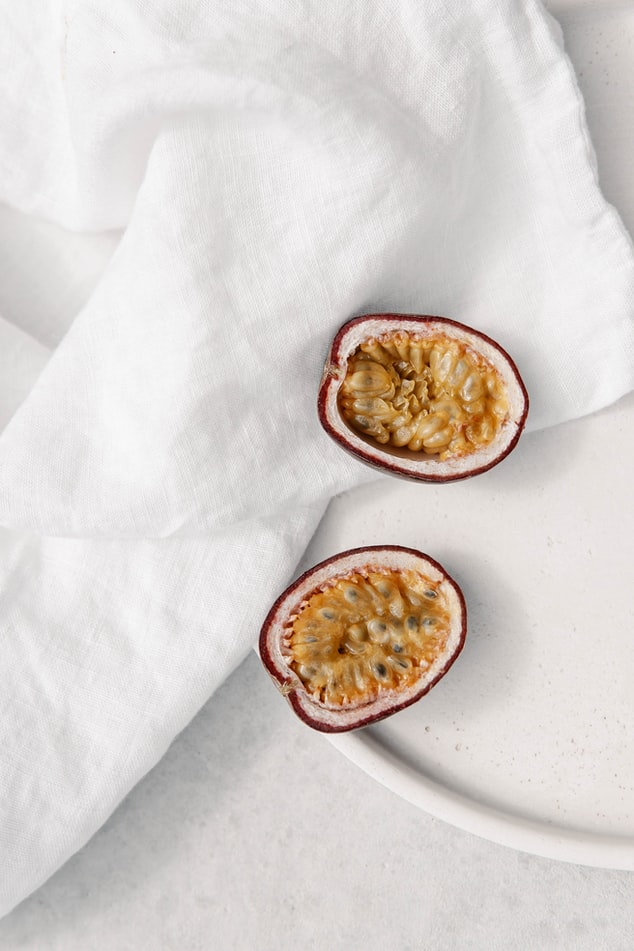
#> input picture 27/image.jpeg, 634 x 951 px
$ python 27_1.py
#> lines starting #> are read from the running program, lines starting #| are printed output that depends on the picture
# БСБО-05-19 Савранский С.

from PIL import Image


def make_preview(size, n_colors):
#> called with size = (120, 250), n_colors = 25
    src = Image.open('image.jpeg', 'r')
#> src is the input picture: PIL image 634x951 RGB; mean R, G, B 215.9, 208.9, 204.2

    res = src.resize(size)
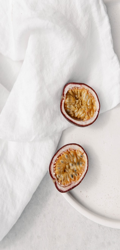
#> res: PIL image 120x250 RGB; mean R, G, B 215.9, 208.9, 204.2
    res = res.quantize(n_colors)
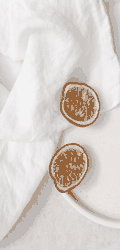
#> res: PIL image 120x250 P; mean R, G, B 216.2, 209.6, 205.3
    res.save('res.png', 'PNG')


make_preview((120, 250), 25)
